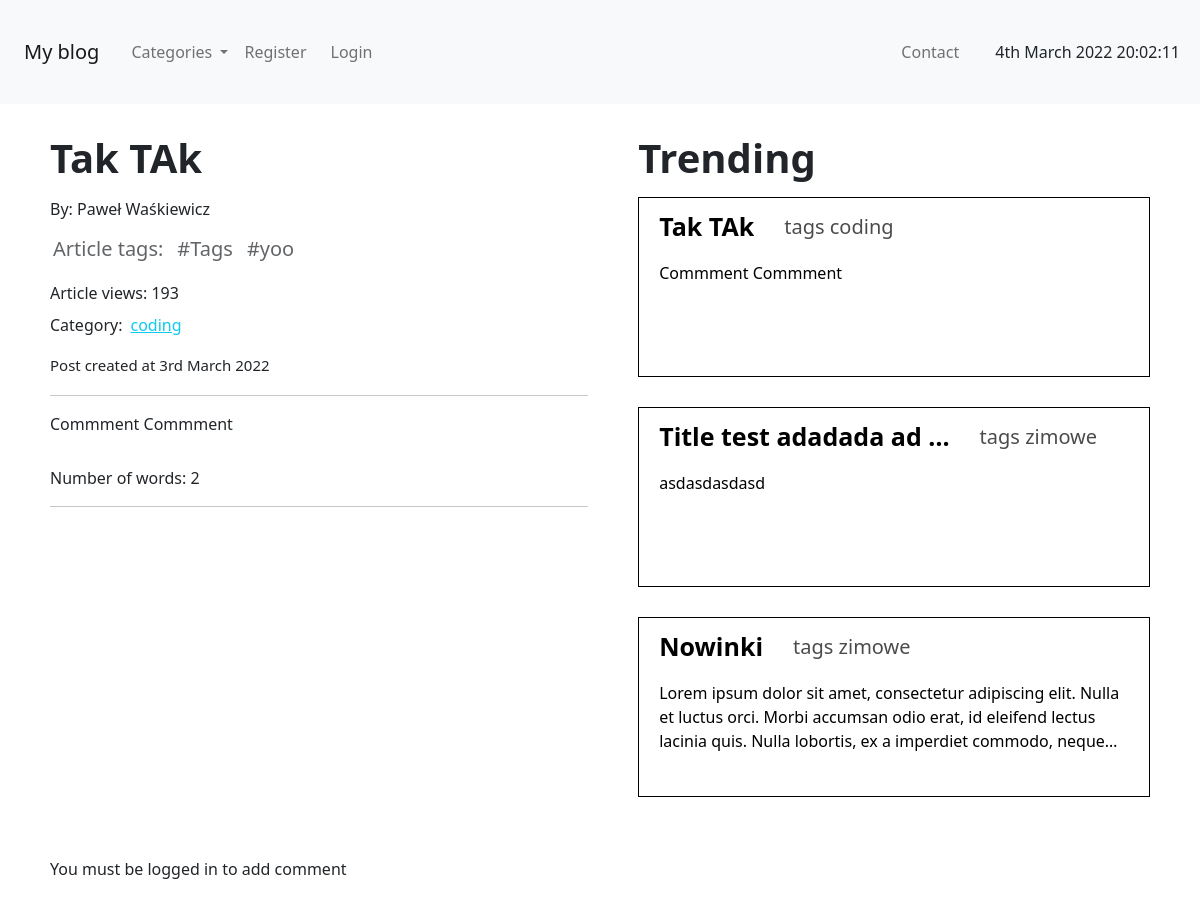
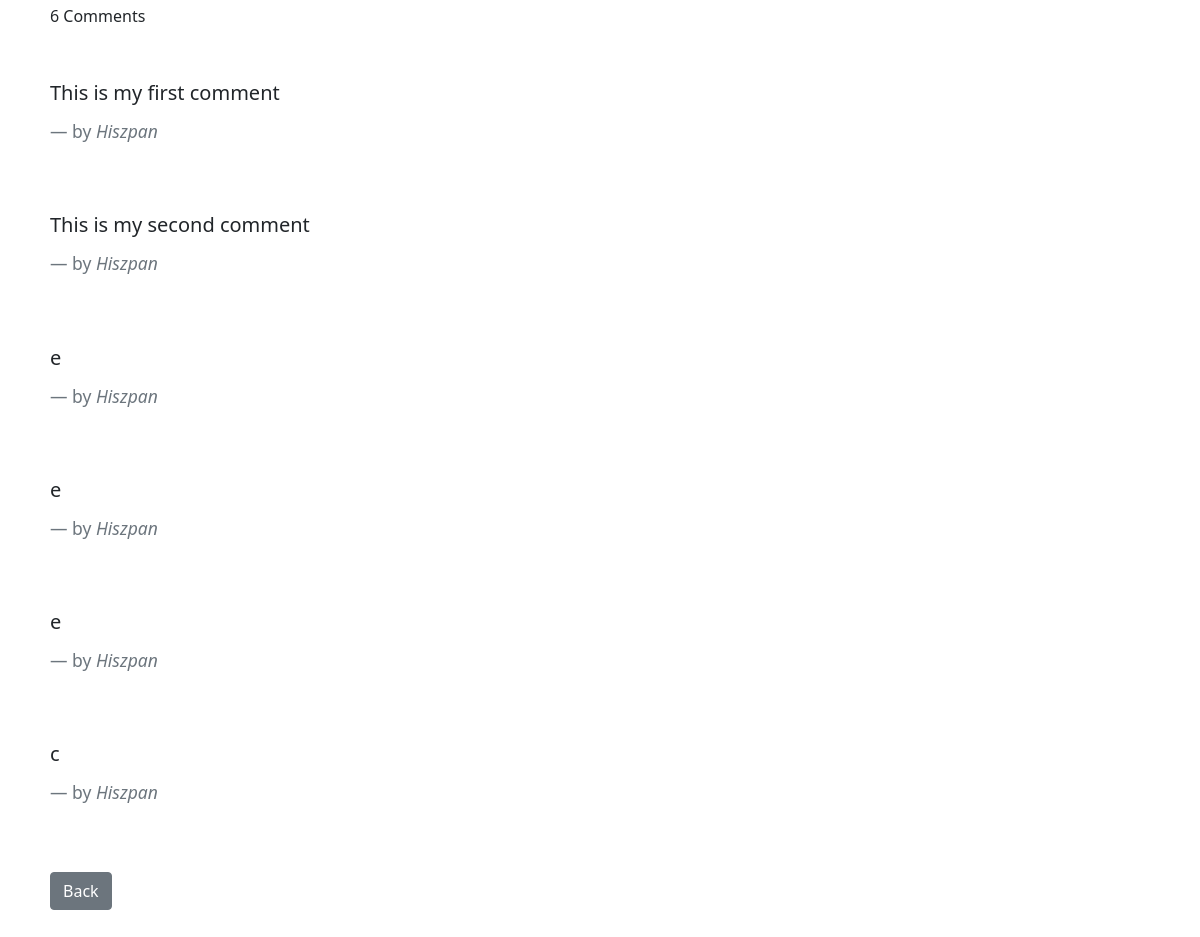
Page /article/5 on the committed database (2 pictures, top to bottom).
### theblog/models.py (models this page shows, shortened)
class Post(models.Model):
    title = models.CharField(max_length=255)
    author = models.ForeignKey(User, on_delete=models.CASCADE)
    content = models.TextField()
    title_tag = models.CharField(max_length=255)
    created_at = models.DateField(auto_now_add=True, editable=False)
    is_featured = models.BooleanField(default=False, verbose_name="Featured Article")
    is_featured_header = models.BooleanField(default=False, verbose_name="Main Featured Article")
    trending = models.BooleanField(default=False, verbose_name="Trending")
    tags = TaggableManager()
    category = models.CharField(max_length=255)
    views= models.IntegerField(default=0)
    slug = models.SlugField(max_length=120, default="")
    header_image = models.ImageField(null=True, blank=True, upload_to='images/')

class Comment(models.Model):
    post = models.ForeignKey(Post, on_delete=models.CASCADE)
    user = models.ForeignKey(User, on_delete=models.CASCADE)
    content = models.TextField(max_length=140)
    timestamp = models.DateTimeField(auto_now_add=True)

### theblog/views.py (the view, shortened to what this page needs)
# urls.py: path('article/<int:pk>', ArticleDetailView.as_view(), name="article-detail"),
class ArticleDetailView(DetailView):
    model = Post
    template_name = 'article_detail.html'
    def get_context_data(self, *args,**kwargs):
        context = super().get_context_data(*args,**kwargs)
        article_object = super().get_object()
        article_object.views += 1
        article_object.save ()
        context['post'] = article_object
        comments = article_object.comment_set.all().order_by('id')
        context['comments'] = comments
        context['form'] = CommentForm()
        most_popular = Post.objects.filter(views__gt=1).order_by('-views')[:3]
        context['most_popular'] = most_popular
        cat_menu = Category.objects.all()
        context.update({"cat_menu":cat_menu})
        return context

### theblog/models.py (called while the page is built)
    def __str__(self):
        return self.name

### theblog/templates/article_detail.html (shortened to what this page needs)
{% extends 'base.html' %}
{% block home %}
<div class="detail-article-view-container">
    <div class="detail-article-view">
      <h1 class="detail-article-title">{{post.title}}</h1>
      <div>
        <span>By: {{ post.author.first_name }} {{ post.author.last_name }}</span>
      </div>
      <div class="featured-articles-container-lower">
        <div class="detail-article">
          <div class="detail-article-content">
            <div class="detail-article-header">
              <span class="detail-article-category">Article tags:</span>
              {% for tag in post.tags.all %}
              <span class="detail-article-category">#{{tag.name}}</span>
              {% endfor %}
            </div>
            <div class="detail-article-views-container">
            <span>Article views: {{post.views}}</span>
            </div>
            <div class="detail-article-header">
              Category: <a class="text-info" href="{% url 'category' post.category|slugify %}">{{post.category}}</a>
            </div>
            <div class='article-detail-created-at-container'>Post created at {{ post.created_at|date:"jS F Y"}}
            </div>
            <hr>
            <div class="detail-article-text">{{ post.content|safe }}</div>
            <div class="detail-article-words-number-container">
              <span>Number of words: {{post.content | wordcount}}</span>
            </div>
            <hr>
          </div>
        </div>
      </div>
    </div>
    <div class="trending-articles-container">
      <h1 class="featured-title">Trending</h1>
      {% for trend in most_popular %}
      <a href="{% url 'article-detail' trend.pk %}"
      class="text-decoration-none text-black">
      <div class="trending-featured-article">
        <div class="featured-article-content">
          <div class="featured-article-header">
            <span class="featured-article-title"> {{trend.title| truncatewords:4 }} </span>
            <span class="featured-article-category"> tags {{trend.category}}</span>
          </div>
          <div class="featured-article-text">{{ trend.content }}</div>
        </div>
      </div>
      </a>
      {% endfor%}
    </div>
  </div>
  <div class="main-comment-section-container">
    <form action="{% url 'article-detail' post.pk %}" method="post">
      {% if user.is_authenticated %}
        {% csrf_token %}
        {{ form.as_p }}
        <input type="submit" value="Submit" class="btn btn-outline-success">
       {% else %}
       <span>You must be logged in to add comment</span>
        {% endif %}
      </form>
    <div class="number-of-comments-container">
    {{ comments.count }} Comment{{comments|pluralize}}
    </div>
    {% for comment in comments %}
    <div>
    <blockquote class="blockquote blockquote-distance-container">
      <p class="mb-0"> {{ comment.content }}</p>
      <footer class="blockquote-footer blockquotedistance">by <cite title="Source Title">{{comment.user|capfirst}}</cite></footer>
    </blockquote>
    </div>
    {% endfor %}
  <div class="back-to-home-button-container">
    <a href="{% url 'home' %}" class="btn btn-secondary">Back</a>
  </div>
  </div>
{% endblock %}

### theblog/templates/base.html (shortened to what this page needs)
<!DOCTYPE html>
<html lang="en">
  <head>
    <link
      href="https://cdn.jsdelivr.net/npm/bootstrap@5.1.3/dist/css/bootstrap.min.css"
      rel="stylesheet"
    />
    {% load static %}
    <link rel="stylesheet" href="{% static 'styles/index.css' %}" />
  </head>
  <body onload="startTime()"
  >
    <nav class="navbar navbar-expand-lg navbar-light bg-light">
      <a class="navbar-brand me-3 m-lg-4" href="{% url 'home' %}">My blog</a>
      <div class="collapse navbar-collapse" id="navbarSupportedContent">
      <ul class="navbar-nav mr-auto">
        {% if cat_menu %}
        <li class="nav-item dropdown">
          <a class="nav-link dropdown-toggle" href="#" id="navbarDropdown" role="button" data-bs-toggle="dropdown" aria-expanded="false">
            Categories
          </a>
        </li>
        {% else %}
        <li class="nav-item">
          <a class="nav-link me-2" href="{% url 'category-list' %}">Categories</a>
        </li>
        {% endif %}
        {% if user.is_authenticated %}
        {% if user.id == 1%}
        <li class="nav-item">
          <a class="nav-link me-2" href="{% url 'add-article'%}">Add Article</a>
        </li>
        <li class="nav-item">
          <a class="nav-link me-2" href="{% url 'add-category'%}">Add Category</a>
        </li>
        {% endif %}
        <li class="nav-item">
          <a class="nav-link me-2" href="{% url 'logout'%}">Logout</a>
        </li>
        {% else %}
        <li class="nav-item">
          <a class="nav-link me-2" href="{% url 'register' %}">Register</a>
        </li>
        <li class="nav-item">
          <a class="nav-link me-2" href="{% url 'login' %}">Login</a>
        </li>
      {% endif %}
      <div class="contact-date-row">
        <li class="nav-item date">
          <a class="nav-link me-2" href="{% url 'contact' %}">Contact</a>
        </li>
        <li class="nav-item date">
          {% now "jS F Y" %} <span id="txt"></span>
        </li>
      </div>
    </nav>
    <div>{% block home %} {% endblock %}</div>
  </body>
</html>

### theblog/static/styles/index.css (style rules this page uses)
.navbar-nav { width: 100%; }
.contact-date-row { display: flex; margin-left: auto; }
.date { margin: 0 20px 0 auto; align-self: center; }
.featured-title { font-weight: bold; margin-bottom: 15px; }
.trending-articles-container { flex-grow: 1; }
.featured-article-content { padding: 10px 20px; }
.featured-article-header { display: flex; gap: 30px; align-items: center; margin-bottom: 15px; }
.featured-article-title { font-size: 25px; font-weight: bold; }
.featured-article-text { display: -webkit-box; -webkit-line-clamp: 3; -webkit-box-orient: vertical; overflow: hidden; word-break: break-word; }
.featured-article-category { font-size: 20px; opacity: 0.7; }
.trending-featured-article { max-width: 680px; height: 180px; border: 1px solid black; margin-bottom: 30px; flex-basis: 50%; }
.detail-article-text { display: -webkit-box; -webkit-box-orient: vertical; overflow: hidden; gap: 40px; }
.detail-article-category { font-size: 20px; opacity: 0.7; padding: 3px; }
.detail-article-header { display: flex; gap: 8px; align-items: center; margin-bottom: 7px; }
.detail-article-content { padding-top: 10px; }
.back-to-home-button-container { padding-top: 50px; padding-bottom: 40px; }
.article-detail-created-at-container { font-size: 15px; padding-top: 10px; padding-bottom: 2px; }
.detail-article-view-container { display: flex; justify-content: space-between; margin-top: 30px; padding: 0 50px; gap: 50px; }
.detail-article-view { flex-basis: 65%; }
.featured-articles-container-lower { display: flex; flex-direction: column; gap: 30px; }
.detail-article-title { font-weight: bold; margin-bottom: 15px; }
.detail-article-views-container { padding-top: 7px; padding-bottom: 8px; }
.detail-article-words-number-container { padding-top: 30px; }
.main-comment-section-container { margin-top: 30px; padding-left: 50px; margin-bottom: 50px; }
.blockquote-distance-container { padding-top: 50px; }
.blockquote>:last-child { margin-top: 10px !important; }
.number-of-comments-container { padding-top: 30px; }

### rows in the picture
Post: title "Tak TAk", author.first_name "Paweł", author.last_name "Waśkiewicz", views "193", category "coding", created_at "3rd March 2022", content "Commment Commment", content "2"
Tag: name "Tags"
Tag: name "yoo"
Post: title "Title test adadada ad …", category "zimowe", content "asdasdasdasd"
Post: title "Nowinki", category "zimowe", content "Lorem ipsum dolor sit amet, consectetur adipiscing elit. Nulla et luctus orci. Morbi accumsan odio erat, id eleifend lectus lacinia quis. Nulla lobortis, ex a imperdiet commodo,…"
Comment: content "This is my first comment", user "Hiszpan"
Comment: content "This is my second comment", user "Hiszpan"
Comment: content "e", user "Hiszpan"
Comment: content "e", user "Hiszpan"
Comment: content "e", user "Hiszpan"
Comment: content "c", user "Hiszpan"

### other values in the picture
{{ comments.count }} "6"
